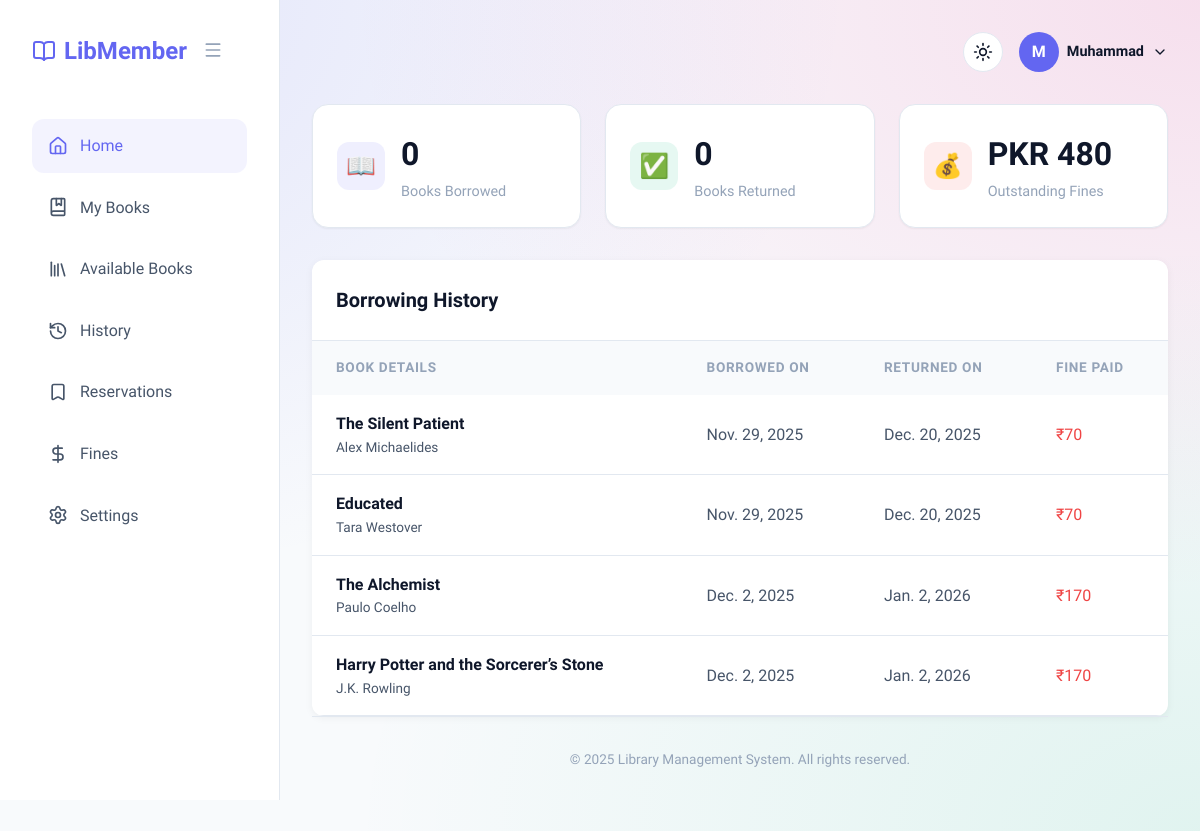
Screenshot of /fines/ (signed in) with the database file from the repository.
### library_management/models.py (models this page shows, shortened)
class BorrowRecord(models.Model):
    book = models.ForeignKey(Book, on_delete=models.CASCADE)
    borrower = models.ForeignKey(Member, on_delete=models.CASCADE)
    borrow_date = models.DateField()
    return_date = models.DateField(null=True, blank=True)
    due_date = models.DateField()
    is_returned = models.BooleanField(default=False)
    is_overdue = models.BooleanField(default=False)
    fine = models.IntegerField(default=0)
    borrow_duration = models.DurationField(null=True,blank=True)

class Book(models.Model):
    STATUS_CHOICE = [
        ('available', 'Available'),
        ('unavailable', 'Unavailable')
    ]
    Genre_CHOICE = [
        ('fiction', 'Fiction'),
        ('nonfiction', 'Non-Fiction'),
        ('biography', 'Biography'),
        ('selfhelp', 'Self-Help'),
        ('children', 'Children'),
        ('youngadult', 'Young Adult'),
        ('mystery', 'Mystery'),
        ('romance', 'Romance'),
        ('thriller', 'Thriller'),
        ('history', 'History')
    ]
    Title = models.CharField(max_length=50)
    Author = models.CharField(max_length=50)
    Price = models.IntegerField()
    Published_date = models.DateField(default=date.today)
    Image = models.ImageField(upload_to='images/')
    ISBN = models.CharField(max_length=50, unique=True)
    Pages = models.IntegerField()
    Status = models.CharField(max_length=50, choices=STATUS_CHOICE, default='available')
    Genre = models.CharField(max_length=50, choices=Genre_CHOICE)
    Added_on = models.DateTimeField(auto_now_add=True)
    Updated_on = models.DateTimeField(auto_now=True)

### library_management/views.py (the view)
# urls.py: path('fines/',views.member_fine,name='fines'),
def member_fine(request):
    if request.session.get('is_logged_in'):
        user = User.objects.get(id=request.session['user_id'])
        fines = []
        total_fines = 0
        try:
            member= Member.objects.get(user=user)
            all_records = BorrowRecord.objects.filter(borrower=member).order_by('borrow_date')
            for record in all_records:
                if record.fine > 0:
                    total_fines += record.fine
                    fines.append(record)
            context = {
                'fines':fines,
                'total_fines': total_fines,
                'total_books':len(fines)
            }
            return render(request, 'members_fines.html',context)
        except Member.DoesNotExit:
            messages.error(request, 'Member profile not found')
            return redirect('/home/')
    else:
        return redirect('/login/')

### library_management/templates/members_fines.html (shortened to what this page needs)
{% extends 'member_base.html' %}
{% block body %}
<div class="stats-grid">
    <div class="stat-card">
        <div class="stat-icon">📖</div>
        <div>
            <div style="font-size: 2rem; font-weight: 700;">{{ borrowed_books_count|default:"0" }}</div>
            <div style="color: var(--text-muted); font-size: 0.9rem;">Books Borrowed</div>
        </div>
    </div>
    <div class="stat-card">
        <div class="stat-icon" style="background: rgba(16, 185, 129, 0.1); color: var(--success);">✅</div>
        <div>
            <div style="font-size: 2rem; font-weight: 700;">{{ returned_books_count|default:"0" }}</div>
            <div style="color: var(--text-muted); font-size: 0.9rem;">Books Returned</div>
        </div>
    </div>
    <div class="stat-card">
        <div class="stat-icon" style="background: rgba(239, 68, 68, 0.1); color: var(--danger);">💰</div>
        <div>
            <div style="font-size: 2rem; font-weight: 700;">PKR {{ total_fines|default:"0" }}</div>
            <div style="color: var(--text-muted); font-size: 0.9rem;">Outstanding Fines</div>
        </div>
    </div>
</div>
<div
    style="background: var(--bg-surface); border-radius: var(--radius-md); box-shadow: 0 2px 8px rgba(0,0,0,0.05); overflow: hidden;">
    <div style="padding: 1.5rem; border-bottom: 1px solid var(--border-light);">
        <h2 style="font-size: 1.25rem; font-weight: 700;">Borrowing History</h2>
    </div>
    <div style="overflow-x: auto;">
        <table style="width: 100%; border-collapse: collapse;">
            <thead>
                <tr style="background: var(--bg-body); text-align: left;">
                    <th
                        style="padding: 1rem 1.5rem; font-weight: 600; color: var(--text-muted); font-size: 0.85rem; text-transform: uppercase; letter-spacing: 0.05em;">
                        Book Details</th>
                    <th
                        style="padding: 1rem 1.5rem; font-weight: 600; color: var(--text-muted); font-size: 0.85rem; text-transform: uppercase; letter-spacing: 0.05em;">
                        Borrowed On</th>
                    <th
                        style="padding: 1rem 1.5rem; font-weight: 600; color: var(--text-muted); font-size: 0.85rem; text-transform: uppercase; letter-spacing: 0.05em;">
                        Returned On</th>
                    <th
                        style="padding: 1rem 1.5rem; font-weight: 600; color: var(--text-muted); font-size: 0.85rem; text-transform: uppercase; letter-spacing: 0.05em;">
                        Fine Paid</th>
                </tr>
            </thead>
            <tbody>
                {% for record in fines %}
                <tr style="border-bottom: 1px solid var(--border-light);">
                    <td style="padding: 1rem 1.5rem;">
                        <div style="font-weight: 600; color: var(--text-main);">{{ record.book.Title }}</div>
                        <div style="font-size: 0.85rem; color: var(--text-secondary);">{{ record.book.Author }}
                        </div>
                    </td>
                    <td style="padding: 1rem 1.5rem; color: var(--text-secondary);">{{ record.borrow_date }}</td>
                    <td style="padding: 1rem 1.5rem; color: var(--text-secondary);">{{ record.return_date }}</td>
                    <td style="padding: 1rem 1.5rem; color: var(--text-secondary);">
                        {% if record.fine > 0 %}
                        <span style="color: var(--danger);">₹{{ record.fine }}</span>
                        {% else %}
                        -
                        {% endif %}
                    </td>
                </tr>
                {% empty %}
                <tr>
                    <td colspan="4" style="padding: 2rem; text-align: center; color: var(--text-muted);">
                        No history available.
                    </td>
                </tr>
                {% endfor %}
            </tbody>
        </table>
    </div>
</div>
{% endblock body %}

### library_management/templates/member_base.html (shortened to what this page needs)
<!DOCTYPE html>
<html lang="en">
<head>
    {% load static %}
    <link rel="stylesheet" href="{% static 'library_management/styles.css' %}">
</head>
<body>
    <div class="dashboard-layout">
        <aside class="sidebar" id="sidebar">
            <div class="sidebar-logo">
                <div style="display: flex; align-items: center; gap: 0.5rem;">
                    <i data-lucide="book-open" style="width: 24px; height: 24px; color: var(--primary);"></i>
                    <span class="logo-text">LibMember</span>
                </div>
                <button id="sidebarToggle"
                    style="background: none; border: none; cursor: pointer; color: var(--text-muted); padding: 0.5rem;">
                    <i data-lucide="menu" style="width: 20px; height: 20px;"></i>
                </button>
            </div>
            <nav>
                <a href="{% url 'user' %}" class="nav-item active">
                    <i data-lucide="home" style="width: 20px; height: 20px;"></i>
                    <span class="nav-text">Home</span>
                </a>
                <a href="{% url 'my_books' %}" class="nav-item">
                    <i data-lucide="book-marked" style="width: 20px; height: 20px;"></i>
                    <span class="nav-text">My Books</span>
                </a>
                <a href="{% url 'available_books' %}" class="nav-item">
                    <i data-lucide="library" style="width: 20px; height: 20px;"></i>
                    <span class="nav-text">Available Books</span>
                </a>
                <a href="{% url 'member_history' %}" class="nav-item">
                    <i data-lucide="history" style="width: 20px; height: 20px;"></i>
                    <span class="nav-text">History</span>
                </a>
                <a href="#" class="nav-item">
                    <i data-lucide="bookmark" style="width: 20px; height: 20px;"></i>
                    <span class="nav-text">Reservations</span>
                </a>
                <a href="{% url 'fines' %}" class="nav-item">
                    <i data-lucide="dollar-sign" style="width: 20px; height: 20px;"></i>
                    <span class="nav-text">Fines</span>
                </a>
                <a href="{% url 'settings' %}" class="nav-item">
                    <i data-lucide="settings" style="width: 20px; height: 20px;"></i>
                    <span class="nav-text">Settings</span>
                </a>
            </nav>
        </aside>
        <main class="main-content">
            <header class="dashboard-header" style="justify-content: flex-end; margin-bottom: 2rem;">
                <button id="themeToggle" class="btn btn-secondary"
                    style="margin-right: 1rem; padding: 0.5rem; border-radius: 50%; width: 40px; height: 40px; display: flex; align-items: center; justify-content: center;">
                    <i data-lucide="sun" style="width: 20px; height: 20px;"></i>
                </button>
                <div class="profile-dropdown">
                    <div class="profile-trigger">
                        <div
                            style="width: 40px; height: 40px; background: var(--primary); border-radius: 50%; color: white; display: flex; align-items: center; justify-content: center; font-weight: 700; overflow: hidden;">
                            {% if user.profile_image %}
                            <img src="{{ user.profile_image.url }}" alt="Profile"
                                style="width: 100%; height: 100%; object-fit: cover;">
                            {% else %}
                            {{ user.first_name|slice:":1"|default:"U" }}
                            {% endif %}
                        </div>
                        <span style="font-weight: 600; font-size: 0.9rem;">{{ user.first_name }}</span>
                        <i data-lucide="chevron-down" style="width: 16px; height: 16px;"></i>
                    </div>
                </div>
            </header>
            {% block body %}
            {% endblock body %}
            <footer class="dashboard-footer">
                <p>&copy; {% now "Y" %} Library Management System. All rights reserved.</p>
            </footer>
        </main>
    </div>
</body>
</html>

### library_management/static/library_management/styles.css (style rules this page uses)
:root { --primary: #6366f1; --primary-dark: #4338ca; --secondary: #8b5cf6; --accent: #ec4899; --success: #10b981; --warning: #f59e0b; --danger: #ef4444; --bg-body: #f8fafc; --bg-surface: #ffffff; --bg-glass: rgba(255, 255, 255, 0.7); --text-main: #0f172a; --text-secondary: #475569; --text-muted: #94a3b8; --border-light: #e2e8f0; --shadow-sm: 0 1px 2px 0 rgba(0, 0, 0, 0.05); --shadow-md: 0 4px 6px -1px rgba(0, 0, 0, 0.1); --shadow-lg: 0 10px 15px -3px rgba(0, 0, 0, 0.1); --shadow-glass: 0 8px 32px 0 rgba(31, 38, 135, 0.15); --radius-sm: 0.5rem; --radius-md: 0.75rem; --radius-lg: 1rem; --radius-xl: 1.5rem; }
* { margin: 0; padding: 0; box-sizing: border-box; }
body { font-family: 'Plus Jakarta Sans', sans-serif; background-color: var(--bg-body); background-image: radial-gradient(at 0% 0%, rgba(99, 102, 241, 0.15) 0px, transparent 50%), radial-gradient(at 100% 0%, rgba(236, 72, 153, 0.15) 0px, transparent 50%), radial-gradient(at 100% 100%, rgba(16, 185, 129, 0.1) 0px, transparent 50%); background-attachment: fixed; color: var(--text-main); min-height: 100vh; line-height: 1.6; -webkit-font-smoothing: antialiased; }
a { text-decoration: none; color: inherit; transition: all 0.2s ease; }
.btn { display: inline-flex; align-items: center; justify-content: center; padding: 0.75rem 1.5rem; border-radius: var(--radius-md); font-weight: 600; cursor: pointer; transition: all 0.2s ease; border: none; font-size: 0.95rem; gap: 0.5rem; }
.btn-secondary { background: var(--bg-surface); color: var(--text-main); border: 1px solid var(--border-light); }
.dashboard-layout { display: flex; min-height: 100vh; }
.sidebar { width: 280px; background: var(--bg-surface); border-right: 1px solid var(--border-light); padding: 2rem; display: flex; flex-direction: column; position: fixed; height: 100vh; left: 0; top: 0; transition: all 0.3s cubic-bezier(0.4, 0, 0.2, 1); }
.main-content { flex: 1; margin-left: 280px; padding: 2rem; transition: all 0.3s cubic-bezier(0.4, 0, 0.2, 1); }
.sidebar-logo { font-size: 1.5rem; font-weight: 800; color: var(--primary); margin-bottom: 3rem; display: flex; align-items: center; gap: 0.5rem; }
.nav-item { display: flex; align-items: center; gap: 0.75rem; padding: 0.875rem 1rem; color: var(--text-secondary); border-radius: var(--radius-md); margin-bottom: 0.5rem; font-weight: 500; transition: all 0.2s; }
.nav-item:hover, .nav-item.active { background: rgba(99, 102, 241, 0.08); color: var(--primary); }
.sidebar .nav-text, .sidebar .logo-text { transition: opacity 0.2s ease, width 0.2s ease; white-space: nowrap; overflow: hidden; }
.dashboard-header { display: flex; justify-content: space-between; align-items: center; margin-bottom: 2rem; }
.stats-grid { display: grid; grid-template-columns: repeat(auto-fit, minmax(240px, 1fr)); gap: 1.5rem; margin-bottom: 2rem; }
.stat-card { background: var(--bg-surface); padding: 1.5rem; border-radius: var(--radius-lg); box-shadow: var(--shadow-sm); border: 1px solid var(--border-light); display: flex; align-items: center; gap: 1rem; animation: fadeIn 0.5s ease; }
.stat-icon { width: 48px; height: 48px; border-radius: 12px; background: rgba(99, 102, 241, 0.1); color: var(--primary); display: flex; align-items: center; justify-content: center; font-size: 1.5rem; }
.profile-dropdown { position: relative; display: inline-block; }
.profile-trigger { cursor: pointer; display: flex; align-items: center; gap: 0.5rem; }
.dashboard-footer { margin-top: auto; padding: 2rem; text-align: center; color: var(--text-muted); font-size: 0.85rem; border-top: 1px solid var(--border-light); }

### rows the page displays
BorrowRecord: book.Title "The Silent Patient", book.Author "Alex Michaelides", borrow_date "Nov. 29, 2025", return_date "Dec. 20, 2025", fine "70"
BorrowRecord: book.Title "Educated", book.Author "Tara Westover", borrow_date "Nov. 29, 2025", return_date "Dec. 20, 2025", fine "70"
BorrowRecord: book.Title "The Alchemist", book.Author "Paulo Coelho", borrow_date "Dec. 2, 2025", return_date "Jan. 2, 2026", fine "170"
BorrowRecord: book.Title "Harry Potter and the Sorcerer’s Stone", book.Author "J.K. Rowling", borrow_date "Dec. 2, 2025", return_date "Jan. 2, 2026", fine "170"

### other values shown
{{ user.first_name|slice:":1"|default:"U" }} "M"
{{ user.first_name }} "Muhammad"
{{ borrowed_books_count|default:"0" }} "0"
{{ returned_books_count|default:"0" }} "0"
{{ total_fines|default:"0" }} "480"
